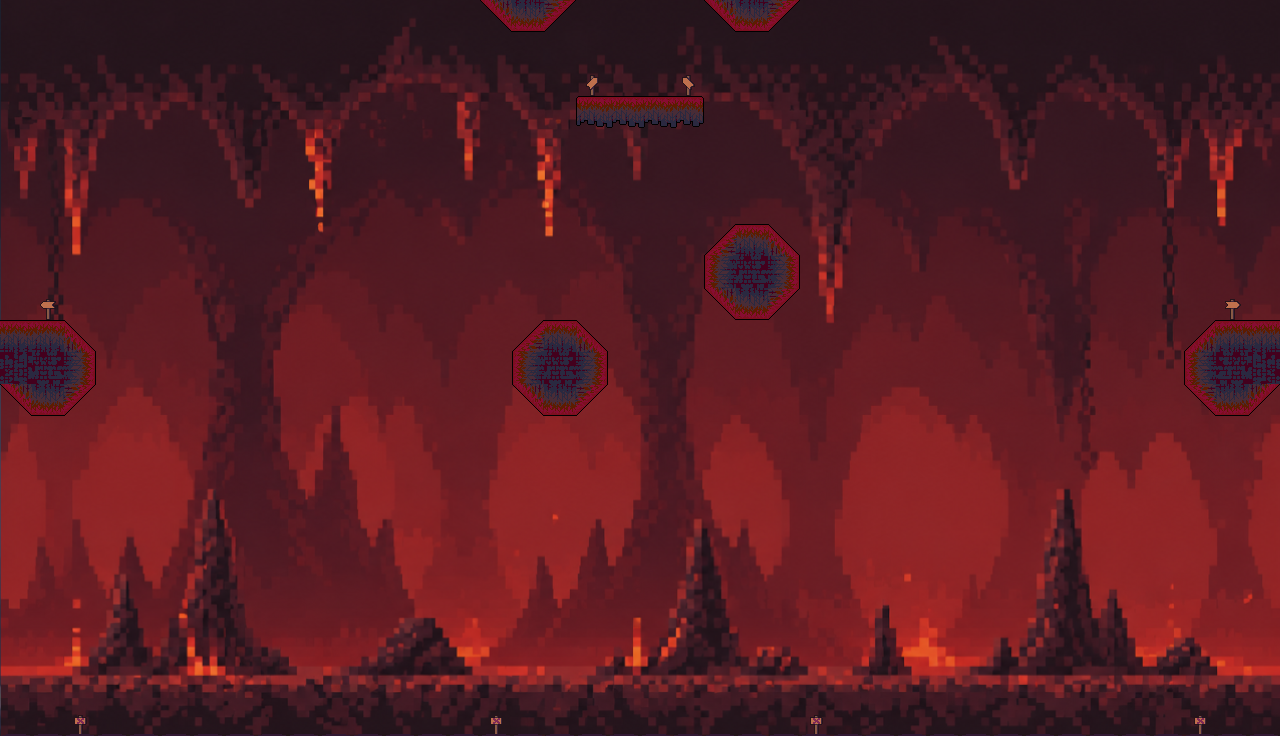

This is a level from a 2D game, rendered from its Tiled map with the project's own tilesets. A one-line summary and the complete map file follow:
An orthogonal 40x23 tile map with 32x32 px tiles, 2 tile layers (Capa de patrones 2, Platforms), 4 tilesets, 1 image layer.

<map version="1.10" tiledversion="1.12.1" orientation="orthogonal" renderorder="right-down" width="40" height="23" tilewidth="32" tileheight="32" infinite="0" nextlayerid="4" nextobjectid="1">
 <tileset firstgid="1" source="Tileset_infierno.tsx" />
 <tileset firstgid="97" source="Tileset_Tierra_.tsx" />
 <tileset firstgid="193" source="Tileset_Infierno_girado.tsx" />
 <tileset firstgid="289" source="Decoracion/Señales.tsx" />
 <imagelayer id="2" name="Capa de Imagen 1">
  <image source="../Mapas/Infierno abajo.png" width="1280" height="736" />
 </imagelayer>
 <layer id="3" name="Capa de patrones 2" width="40" height="23">
  <data encoding="csv">
0,0,0,0,0,0,0,0,0,0,0,0,0,0,0,0,0,0,0,0,0,0,0,0,0,0,0,0,0,0,0,0,0,0,0,0,0,0,0,0,
0,0,0,0,0,0,0,0,0,0,0,0,0,0,0,0,0,0,0,0,0,0,0,0,0,0,0,0,0,0,0,0,0,0,0,0,0,0,0,0,
0,0,0,0,0,0,0,0,0,0,0,0,0,0,0,0,0,0,294,0,0,295,0,0,0,0,0,0,0,0,0,0,0,0,0,0,0,0,0,0,
0,0,0,0,0,0,0,0,0,0,0,0,0,0,0,0,0,0,0,0,0,0,0,0,0,0,0,0,0,0,0,0,0,0,0,0,0,0,0,0,
0,0,0,0,0,0,0,0,0,0,0,0,0,0,0,0,0,0,0,0,0,0,0,0,0,0,0,0,0,0,0,0,0,0,0,0,0,0,0,0,
0,0,0,0,0,0,0,0,0,0,0,0,0,0,0,0,0,0,0,0,0,0,0,0,0,0,0,0,0,0,0,0,0,0,0,0,0,0,0,0,
0,0,0,0,0,0,0,0,0,0,0,0,0,0,0,0,0,0,0,0,0,0,0,0,0,0,0,0,0,0,0,0,0,0,0,0,0,0,0,0,
0,0,0,0,0,0,0,0,0,0,0,0,0,0,0,0,0,0,0,0,0,0,0,0,0,0,0,0,0,0,0,0,0,0,0,0,0,0,0,0,
0,0,0,0,0,0,0,0,0,0,0,0,0,0,0,0,0,0,0,0,0,0,0,0,0,0,0,0,0,0,0,0,0,0,0,0,0,0,0,0,
0,293,0,0,0,0,0,0,0,0,0,0,0,0,0,0,0,0,0,0,0,0,0,0,0,0,0,0,0,0,0,0,0,0,0,0,0,0,289,0,
0,0,0,0,0,0,0,0,0,0,0,0,0,0,0,0,0,0,0,0,0,0,0,0,0,0,0,0,0,0,0,0,0,0,0,0,0,0,0,0,
0,0,0,0,0,0,0,0,0,0,0,0,0,0,0,0,0,0,0,0,0,0,0,0,0,0,0,0,0,0,0,0,0,0,0,0,0,0,0,0,
0,0,0,0,0,0,0,0,0,0,0,0,0,0,0,0,0,0,0,0,0,0,0,0,0,0,0,0,0,0,0,0,0,0,0,0,0,0,0,0,
0,0,0,0,0,0,0,0,0,0,0,0,0,0,0,0,0,0,0,0,0,0,0,0,0,0,0,0,0,0,0,0,0,0,0,0,0,0,0,0,
0,0,0,0,0,0,0,0,0,0,0,0,0,0,0,0,0,0,0,0,0,0,0,0,0,0,0,0,0,0,0,0,0,0,0,0,0,0,0,0,
0,0,0,0,0,0,0,0,0,0,0,0,0,0,0,0,0,0,0,0,0,0,0,0,0,0,0,0,0,0,0,0,0,0,0,0,0,0,0,0,
0,0,0,0,0,0,0,0,0,0,0,0,0,0,0,0,0,0,0,0,0,0,0,0,0,0,0,0,0,0,0,0,0,0,0,0,0,0,0,0,
0,0,0,0,0,0,0,0,0,0,0,0,0,0,0,0,0,0,0,0,0,0,0,0,0,0,0,0,0,0,0,0,0,0,0,0,0,0,0,0,
0,0,0,0,0,0,0,0,0,0,0,0,0,0,0,0,0,0,0,0,0,0,0,0,0,0,0,0,0,0,0,0,0,0,0,0,0,0,0,0,
0,0,0,0,0,0,0,0,0,0,0,0,0,0,0,0,0,0,0,0,0,0,0,0,0,0,0,0,0,0,0,0,0,0,0,0,0,0,0,0,
0,0,0,0,0,0,0,0,0,0,0,0,0,0,0,0,0,0,0,0,0,0,0,0,0,0,0,0,0,0,0,0,0,0,0,0,0,0,0,0,
0,0,0,0,0,0,0,0,0,0,0,0,0,0,0,0,0,0,0,0,0,0,0,0,0,0,0,0,0,0,0,0,0,0,0,0,0,0,0,0,
0,0,297,0,0,0,0,0,0,0,0,0,0,0,0,297,0,0,0,0,0,0,0,0,0,297,0,0,0,0,0,0,0,0,0,0,0,297,0,0
</data>
 </layer>
 <layer id="1" name="Platforms" width="40" height="23">
  <data encoding="csv">
0,0,0,0,0,0,0,0,0,0,0,0,0,0,0,3221225514,3221225474,2684354602,0,0,0,0,3221225514,3221225474,2684354602,0,0,0,0,0,0,0,0,0,0,0,0,0,0,0,
0,0,0,0,0,0,0,0,0,0,0,0,0,0,0,0,0,0,0,0,0,0,0,0,0,0,0,0,0,0,0,0,0,0,0,0,0,0,0,0,
0,0,0,0,0,0,0,0,0,0,0,0,0,0,0,0,0,0,0,0,0,0,0,0,0,0,0,0,0,0,0,0,0,0,0,0,0,0,0,0,
0,0,0,0,0,0,0,0,0,0,0,0,0,0,0,0,0,0,49,50,50,51,0,0,0,0,0,0,0,0,0,0,0,0,0,0,0,0,0,0,
0,0,0,0,0,0,0,0,0,0,0,0,0,0,0,0,0,0,0,0,0,0,0,0,0,0,0,0,0,0,0,0,0,0,0,0,0,0,0,0,
0,0,0,0,0,0,0,0,0,0,0,0,0,0,0,0,0,0,0,0,0,0,0,0,0,0,0,0,0,0,0,0,0,0,0,0,0,0,0,0,
0,0,0,0,0,0,0,0,0,0,0,0,0,0,0,0,0,0,0,0,0,0,0,0,0,0,0,0,0,0,0,0,0,0,0,0,0,0,0,0,
0,0,0,0,0,0,0,0,0,0,0,0,0,0,0,0,0,0,0,0,0,0,1610612778,2,42,0,0,0,0,0,0,0,0,0,0,0,0,0,0,0,
0,0,0,0,0,0,0,0,0,0,0,0,0,0,0,0,0,0,0,0,0,0,3221225680,197,208,0,0,0,0,0,0,0,0,0,0,0,0,0,0,0,
0,0,0,0,0,0,0,0,0,0,0,0,0,0,0,0,0,0,0,0,0,0,3221225514,3221225474,2684354602,0,0,0,0,0,0,0,0,0,0,0,0,0,0,0,
2,2,42,0,0,0,0,0,0,0,0,0,0,0,0,0,1610612778,2,42,0,0,0,0,0,0,0,0,0,0,0,0,0,0,0,0,0,0,2147483690,2147483650,2147483650,
37,197,208,0,0,0,0,0,0,0,0,0,0,0,0,0,3221225680,197,208,0,0,0,0,0,0,0,0,0,0,0,0,0,0,0,0,0,0,2147483856,2147483845,2147483685,
3221225514,3221225474,2684354602,0,0,0,0,0,0,0,0,0,0,0,0,0,3221225514,3221225474,2684354602,0,0,0,0,0,0,0,0,0,0,0,0,0,0,0,0,0,0,536870954,1073741826,1073741866,
0,0,0,0,0,0,0,0,0,0,0,0,0,0,0,0,0,0,0,0,0,0,0,0,0,0,0,0,0,0,0,0,0,0,0,0,0,0,0,0,
0,0,0,0,0,0,0,0,0,0,0,0,0,0,0,0,0,0,0,0,0,0,0,0,0,0,0,0,0,0,0,0,0,0,0,0,0,0,0,0,
0,0,0,0,0,0,0,0,0,0,0,0,0,0,0,0,0,0,0,0,0,0,0,0,0,0,0,0,0,0,0,0,0,0,0,0,0,0,0,0,
0,0,0,0,0,0,0,0,0,0,0,0,0,0,0,0,0,0,0,0,0,0,0,0,0,0,0,0,0,0,0,0,0,0,0,0,0,0,0,0,
0,0,0,0,0,0,0,0,0,0,0,0,0,0,0,0,0,0,0,0,0,0,0,0,0,0,0,0,0,0,0,0,0,0,0,0,0,0,0,0,
0,0,0,0,0,0,0,0,0,0,0,0,0,0,0,0,0,0,0,0,0,0,0,0,0,0,0,0,0,0,0,0,0,0,0,0,0,0,0,0,
0,0,0,0,0,0,0,0,0,0,0,0,0,0,0,0,0,0,0,0,0,0,0,0,0,0,0,0,0,0,0,0,0,0,0,0,0,0,0,0,
0,0,0,0,0,0,0,0,0,0,0,0,0,0,0,0,0,0,0,0,0,0,0,0,0,0,0,0,0,0,0,0,0,0,0,0,0,0,0,0,
0,0,0,0,0,0,0,0,0,0,0,0,0,0,0,0,0,0,0,0,0,0,0,0,0,0,0,0,0,0,0,0,0,0,0,0,0,0,0,0,
186,186,186,186,186,186,186,186,186,186,186,186,186,186,186,186,186,186,186,186,186,186,186,186,186,186,186,186,186,186,186,186,186,186,186,186,186,186,186,186
</data>
 </layer>
</map>
